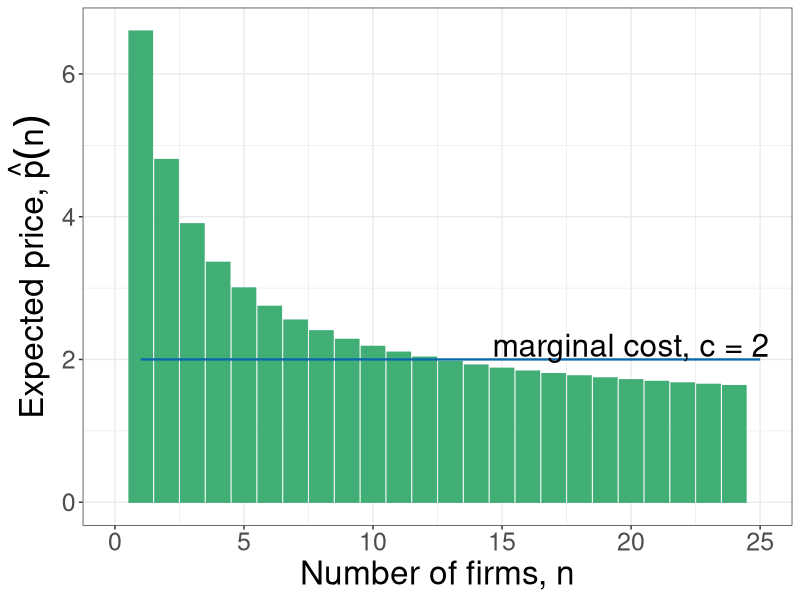

The R script that drew this image:
require(shape)
library(tidyverse)
# pdf(file = "competitionmarkets/long_run_n_bargraph.pdf", width = 9, height = 7)


#Set parameters for graphics
axislabelsize <- 1.8
labelsize <- 1.5
namesize <- 1.8
annotatesize <- 1.5
graphlinewidth <- 2
segmentlinewidth <- 1.5


COL <- c("#7fc97f", "#beaed4", "#fdc086", "#ffff99", "#386cb0", "#f0027f", "#bf5b17", "#666666")
COLA <- c("#e0f3db", "#99d8c9","#66c2a4","#41ae76", "#238b45", "#005824")
COLB <- c("#c6dbef", "#4eb3d3", "#2b8cbe", "#0868ac","#084081")
COLC <- c("#fcfbfd", "#efedf5", "#dadaeb", "#bcbddc", "#9e9ac8", "#807dba", "#6a51a3", "#54278f", "#3f007d")

par(mar =  c(5, 8, 1, 1))

Profit <- function(n, pbar = 20, c = 2, beta = 0.5) {
  (pbar - c)^2 / (((n + 1)^2)*beta)
}

totaln <- function(pi, pbar = 20, c = 2, beta = 0.5){
  (pbar - c)/(sqrt(pi*beta)) - 1
}

cournotPrice <- function(n, pbar = 20, c1 = 2) {
  c1 + (1/(n + 1))*(pbar - c1)
}


# Barriers to entry
# Inputs: Probability of BTE (b) and number of firms
# Outputs: Price Level at some n
bte <- function(n, b = 0) {
  cournotPrice(n)*(1-b)
}

nstar <- function(b, pbar = 20, c = 2){
  (pbar*(1 - b) - c) / (b*c)
}

#Levels for the barriers to entry specified here
barriers <- c(0.4, 0.5, 0.71)
costs <- c(2, 5, 10)

firms <- seq(1, 25, 1)
cost <- rep(6, length(firms))
nfirms <- tibble(firms, cost)
nfirms <- 
  nfirms %>% 
  mutate(price = cournotPrice(firms), 
         pbar = bte(firms, b = barriers[1]))

plot <- 
  nfirms %>% 
  ggplot(aes(x = firms, y = pbar, fill = pbar, col = pbar)) + 
  geom_bar(stat = "identity", position = "dodge", col = COLA[4], fill = COLA[4]) + 
  #scale_y_continuous(expand = c(0, 0), limits = c(0, 5.5)) +
  xlab("Number of firms, n") +
  ylab(expression(paste("Expected price, ", hat(p)*(n) ))) + 
  xlim(0, 25) + 
  geom_line(y = 2, lty = 1, col = COLB[4], lwd = 0.8) +
  annotate("text", x = 20, y = 2.2, label = "marginal cost, c = 2", cex = 8) + 
  
  # scale_fill_brewer(type = "qual", palette = "Set1", 
  #                   name = "",
  #                   breaks = c("pbar"),
  #                   labels = c("Expected Price")
  # ) + 
  # scale_color_brewer(type = "qual", palette = "Set1", 
  #                    name = "",
  #                    breaks = c("pbar"),
  #                    labels = c("Expected Price")
  # ) +
  theme_bw() + 
  theme(#legend.position="top",
        axis.title = element_text(size = 24),
        axis.title.y = element_text(size = 24),
        axis.text.y = element_text(size = 18),
        axis.text.x = element_text(size = 18)
        )
ggsave(plot, file = "competitionmarkets/long_run_n_bargraph.pdf", width = 9, height = 7)
